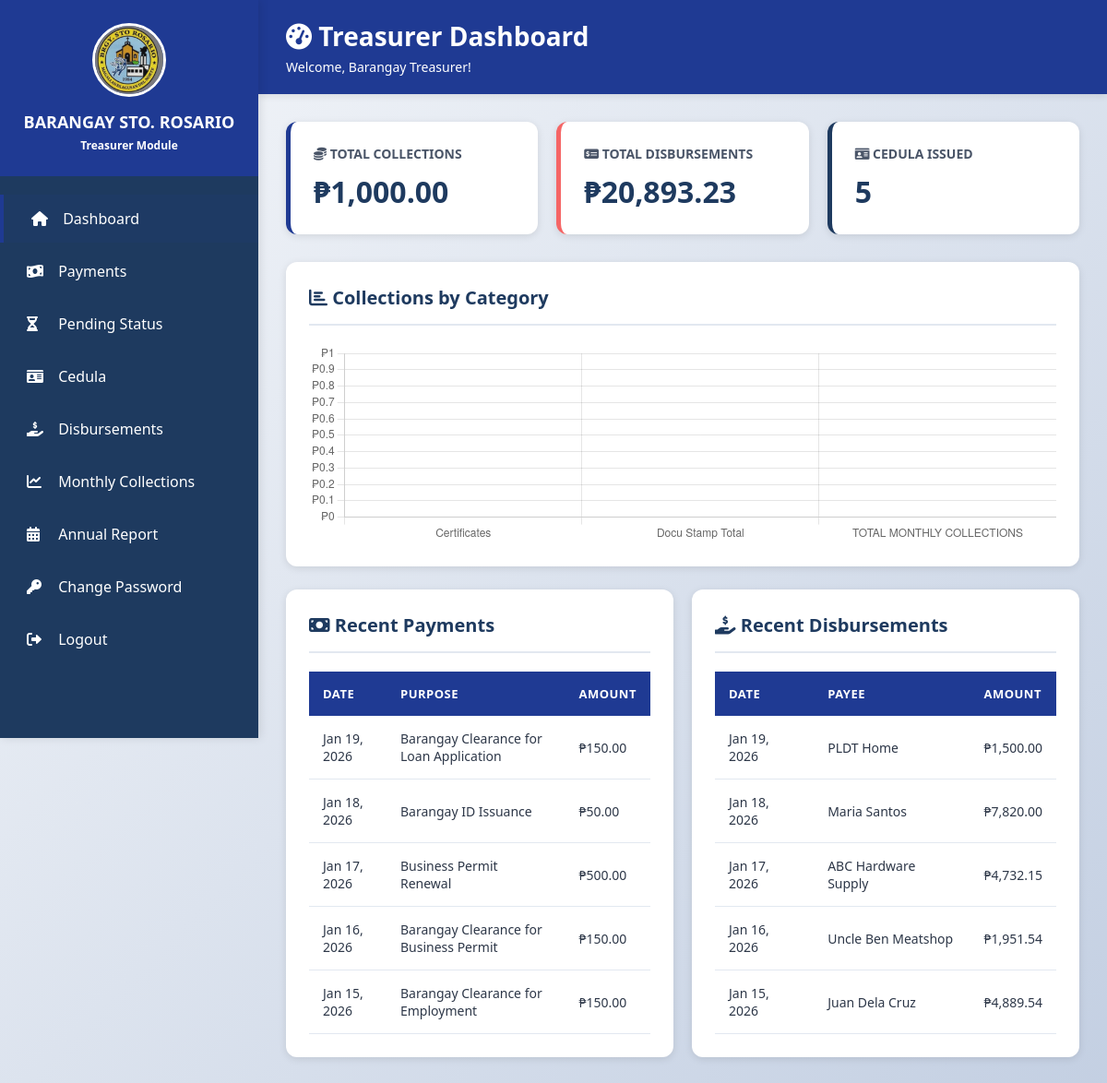
/treasurer/dashboard.php (signed in), run on the app's committed database.
### tables this page shows
CREATE TABLE IF NOT EXISTS payments (
    id INT AUTO_INCREMENT PRIMARY KEY,
    receipt_no VARCHAR(50) NOT NULL,
    payment_date DATE NOT NULL,
    payer_name VARCHAR(150) NOT NULL,
    service_type VARCHAR(100) NOT NULL,
    purpose VARCHAR(255) NOT NULL,
    operating_services VARCHAR(100),  
    amount DECIMAL(10, 2) NOT NULL,
    bir_tax DECIMAL(10, 2) DEFAULT 0,
    remarks TEXT,
    received_by INT,
    resident_id INT DEFAULT NULL,
    created_at TIMESTAMP DEFAULT CURRENT_TIMESTAMP,
    FOREIGN KEY (received_by) REFERENCES users(id) ON DELETE SET NULL
);

CREATE TABLE IF NOT EXISTS disbursements (
    id INT AUTO_INCREMENT PRIMARY KEY,
    disburse_date DATE NOT NULL,
    check_no VARCHAR(50) NOT NULL,
    or_no VARCHAR(50),
    received_date DATE,
    payee VARCHAR(150) NOT NULL,
    payee_address TEXT,
    payee_tin VARCHAR(50),
    dv_no VARCHAR(50) NOT NULL,
    amount DECIMAL(12, 2) NOT NULL,
    fund VARCHAR(100),
    payroll VARCHAR(100),
    bir VARCHAR(100),
    bir_vat_type VARCHAR(20),
    bir_gross DECIMAL(12, 2),
    bir_withholding_a DECIMAL(12, 2),
    bir_withholding_b DECIMAL(12, 2),
    purpose TEXT NOT NULL,
    release_amount DECIMAL(12, 2) NOT NULL,
    accounting_entries TEXT,
    signatory_a VARCHAR(150),
    signatory_b VARCHAR(150),
    signatory_c VARCHAR(150),
    signatory_prepared_by VARCHAR(150),
    signatory_checked_by VARCHAR(150),
    signatory_approved_by VARCHAR(150),
    signatory_received_by VARCHAR(150),
    processed_by INT,
    created_at TIMESTAMP DEFAULT CURRENT_TIMESTAMP,
    FOREIGN KEY (processed_by) REFERENCES users(id) ON DELETE SET NULL
);

### treasurer/dashboard.php (the view, shortened to what this page needs)
<?php
include "../config/database.php";
$totalCollection = $conn->query("
    SELECT COALESCE(SUM(amount), 0) AS total FROM payments
")->fetch_assoc()['total'] ?? 0;
$totalDisbursement = $conn->query("
    SELECT COALESCE(SUM(release_amount), 0) AS total FROM disbursements
")->fetch_assoc()['total'] ?? 0;
$totalCedula = $conn->query("
    SELECT COUNT(*) AS total FROM cedula
")->fetch_assoc()['total'] ?? 0;
$recentPayments = $conn->query("
    SELECT * FROM payments
    ORDER BY payment_date DESC
    LIMIT 5
");
$recentDisbursements = $conn->query("
    SELECT * FROM disbursements
    ORDER BY disburse_date DESC
    LIMIT 5
");
$chartMonth = (int) date('n');
$chartYear = (int) date('Y');
$certificates = $conn->query("
    SELECT COALESCE(SUM(amount), 0) as total
    FROM payments
    WHERE MONTH(COALESCE(payment_date, DATE(created_at))) = $chartMonth
    AND YEAR(COALESCE(payment_date, DATE(created_at))) = $chartYear
")->fetch_assoc()['total'] ?? 0;
$documentaryStampFees = $conn->query("
    SELECT COALESCE(SUM(bir_tax), 0) as total
    FROM payments
    WHERE MONTH(COALESCE(payment_date, DATE(created_at))) = $chartMonth
    AND YEAR(COALESCE(payment_date, DATE(created_at))) = $chartYear
")->fetch_assoc()['total'] ?? 0;
$totalMonthlyCollections = $certificates + $documentaryStampFees;
?>
<!DOCTYPE html>
<html lang="en">
<head>
    <link rel="stylesheet" href="../assets/css/style.css">
    <link rel="stylesheet" href="https://cdnjs.cloudflare.com/ajax/libs/font-awesome/6.0.0/css/all.min.css">
</head>
<body>
    <div class="dashboard-container">
        <aside class="sidebar">
            <div class="sidebar-header">
                <img src="../assets/images/logo.jpg" alt="Barangay Logo"
                    style="width: 80px; height: 80px; border-radius: 50%; margin-bottom: 10px; border: 3px solid #ffffff;">
                <h2>BARANGAY STO. ROSARIO</h2>
                <p>Treasurer Module</p>
            </div>
            <ul class="sidebar-menu">
                <li><a href="dashboard.php" class="active"><i class="fas fa-home"></i> Dashboard</a></li>
                <li><a href="payments/list.php"><i class="fas fa-money-bill-wave"></i> Payments</a></li>
                <li><a href="pending_payments/list.php"><i class="fas fa-hourglass-half"></i> Pending Status</a></li>
                <li><a href="cedula/list.php"><i class="fas fa-id-card"></i> Cedula</a></li>
                <li><a href="disbursement/list.php"><i class="fas fa-hand-holding-usd"></i> Disbursements</a></li>
                <li><a href="collections/monthly.php"><i class="fas fa-chart-line"></i> Monthly Collections</a></li>
                <li><a href="collections/annual.php"><i class="fas fa-calendar-alt"></i> Annual Report</a></li>
                <li><a href="change_password.php"><i class="fas fa-key"></i> Change Password</a></li>
                <li><a href="../logout.php"><i class="fas fa-sign-out-alt"></i> Logout</a></li>
            </ul>
        </aside>
        <main class="main-content">
            <div class="content-header">
                <h1><i class="fas fa-tachometer-alt"></i> Treasurer Dashboard</h1>
                <p class="text-white">Welcome,
                    <?= htmlspecialchars($_SESSION['name']) ?>!
                </p>
            </div>
            <div class="content-body">
                <div class="stats-grid">
                    <div class="stat-card">
                        <h4><i class="fas fa-coins"></i> Total Collections</h4>
                        <div class="stat-value">
                            ₱<?= number_format($totalCollection, 2) ?>
                        </div>
                    </div>
                    <div class="stat-card red">
                        <h4><i class="fas fa-money-check-alt"></i> Total Disbursements</h4>
                        <div class="stat-value">
                            ₱<?= number_format($totalDisbursement, 2) ?>
                        </div>
                    </div>
                    <div class="stat-card blue">
                        <h4><i class="fas fa-id-card"></i> Cedula Issued</h4>
                        <div class="stat-value">
                            <?= number_format($totalCedula) ?>
                        </div>
                    </div>
                </div>
                <div class="card">
                    <div class="card-header">
                        <h3><i class="fas fa-chart-bar"></i> Collections by Category</h3>
                    </div>
                    <canvas id="categoryChart" height="80"></canvas>
                </div>
                <div style="display: grid; grid-template-columns: 1fr 1fr; gap: 20px;">
                    <div class="card">
                        <div class="card-header">
                            <h3><i class="fas fa-money-bill"></i> Recent Payments</h3>
                        </div>
                        <div class="table-responsive">
                            <table>
                                <thead>
                                    <tr>
                                        <th>Date</th>
                                        <th>Purpose</th>
                                        <th>Amount</th>
                                    </tr>
                                </thead>
                                <tbody>
                                    <?php if ($recentPayments->num_rows > 0): ?>
                                    <?php while ($payment = $recentPayments->fetch_assoc()): ?>
                                    <tr>
                                        <td><?= date('M d, Y', strtotime($payment['payment_date'])) ?>
                                        </td>
                                        <td><?= htmlspecialchars($payment['purpose']) ?>
                                        </td>
                                        <td>₱<?= number_format($payment['amount'], 2) ?>
                                        </td>
                                    </tr>
                                    <?php endwhile; ?>
                                    <?php else: ?>
                                    <tr>
                                        <td colspan="3" style="text-align: center;">No recent payments</td>
                                    </tr>
                                    <?php endif; ?>
                                </tbody>
                            </table>
                        </div>
                    </div>
                    <div class="card">
                        <div class="card-header">
                            <h3><i class="fas fa-hand-holding-usd"></i> Recent Disbursements</h3>
                        </div>
                        <div class="table-responsive">
                            <table>
                                <thead>
                                    <tr>
                                        <th>Date</th>
                                        <th>Payee</th>
                                        <th>Amount</th>
                                    </tr>
                                </thead>
                                <tbody>
                                    <?php if ($recentDisbursements->num_rows > 0): ?>
                                    <?php while ($disbursement = $recentDisbursements->fetch_assoc()): ?>
                                    <tr>
                                        <td><?= date('M d, Y', strtotime($disbursement['disburse_date'])) ?>
                                        </td>
                                        <td><?= htmlspecialchars($disbursement['payee']) ?>
                                        </td>
                                        <td>₱<?= number_format($disbursement['release_amount'], 2) ?>
                                        </td>
                                    </tr>
                                    <?php endwhile; ?>
                                    <?php else: ?>
                                    <tr>
                                        <td colspan="3" style="text-align: center;">No recent disbursements</td>
                                    </tr>
                                    <?php endif; ?>
                                </tbody>
                            </table>
                        </div>
                    </div>
                </div>
            </div>
        </main>
    </div>
    <script>
        // Category Chart
        const ctx = document.getElementById('categoryChart').getContext('2d');
        new Chart(ctx, {
            type: 'bar',
            data: {
                labels: ['Certificates', 'Docu Stamp Total', 'TOTAL MONTHLY COLLECTIONS'],
                datasets: [{
                    label: 'Collections by Category',
                    data: [
                        <?= $certificates ?>
                        ,
                        <?= $documentaryStampFees ?>
                        ,
                        <?= $totalMonthlyCollections ?>
                    ],
                    backgroundColor: [
                        '#1F3A93',
                        '#4A7FCB',
                        '#6BA3E0'
                    ],
                    borderColor: [
                        '#1a3280',
                        '#3d6cb3',
                        '#5890c9'
                    ],
                    borderWidth: 2
                }]
            },
            options: {
                responsive: true,
                maintainAspectRatio: true,
                scales: {
                    y: {
                        beginAtZero: true,
                        ticks: {
                            callback: function(value) {
                                return '₱' + value.toLocaleString();
                            }
                        }
                    }
                },
                plugins: {
                    legend: {
                        display: false
                    },
                    tooltip: {
                        callbacks: {
                            label: function(context) {
                                return '₱' + context.parsed.y.toLocaleString();
                            }
                        }
                    }
                }
            }
        });
    </script>
</body>
</html>

### assets/css/style.css (style rules this page uses)
:root { --primary-yellow: #1f3a93; --dark-yellow: #1a3280; --primary-blue: #1e3a5f; --light-blue: #2c5282; --text-dark: #2d3748; --text-light: #4a5568; --white: #ffffff; --gray-light: #f7fafc; --gray-border: #e2e8f0; --success: #48bb78; --danger: #f56565; --warning: #ed8936; }
* { margin: 0; padding: 0; box-sizing: border-box; }
body { font-family: "Segoe UI", Tahoma, Geneva, Verdana, sans-serif; background: linear-gradient(135deg, #f5f7fa 0%, #c3cfe2 100%); min-height: 100vh; color: var(--text-dark); }
.dashboard-container { min-height: 100vh; display: flex; }
.sidebar { width: 280px; background: var(--primary-blue); padding: 0; box-shadow: 2px 0 10px rgba(0, 0, 0, 0.1); position: fixed; height: 100vh; overflow-y: auto; }
.sidebar-header { background: var(--primary-yellow); padding: 25px 20px; text-align: center; }
.sidebar-header h2 { color: var(--white); font-size: 18px; font-weight: 700; margin-bottom: 5px; }
.sidebar-header p { color: var(--white); font-size: 12px; font-weight: 600; }
.sidebar-menu { list-style: none; padding: 20px 0; }
.sidebar-menu li { margin-bottom: 5px; }
.sidebar-menu a { display: block; padding: 15px 25px; color: var(--white); text-decoration: none; transition: all 0.3s ease; border-left: 4px solid transparent; }
.sidebar-menu a:hover, .sidebar-menu a.active { background: rgba(31, 58, 147, 0.1); border-left-color: var(--primary-yellow); padding-left: 30px; }
.sidebar-menu a i { margin-right: 10px; width: 20px; }
.main-content { margin-left: 280px; flex: 1; padding: 0; }
.content-header { background: var(--primary-yellow); padding: 20px 30px; box-shadow: 0 2px 8px rgba(0, 0, 0, 0.1); }
.content-header h1 { color: var(--white); font-size: 28px; font-weight: 700; }
.content-header p { color: var(--white); margin: 5px 0 0 0; font-size: 14px; }
.text-white { color: var(--white); }
.content-body { padding: 30px; }
.card { background: var(--white); border-radius: 12px; padding: 25px; box-shadow: 0 2px 8px rgba(0, 0, 0, 0.1); margin-bottom: 25px; }
.card-header { border-bottom: 2px solid var(--gray-border); padding-bottom: 15px; margin-bottom: 20px; }
.card-header h3 { color: var(--primary-blue); font-size: 20px; font-weight: 600; }
.stats-grid { display: grid; grid-template-columns: repeat(auto-fit, minmax(250px, 1fr)); gap: 20px; margin-bottom: 30px; }
.stat-card { background: var(--white); padding: 25px; border-radius: 12px; box-shadow: 0 2px 8px rgba(0, 0, 0, 0.1); border-left: 5px solid var(--primary-yellow); }
.stat-card.blue { border-left-color: var(--primary-blue); }
.stat-card.red { border-left-color: var(--danger); }
.stat-card h4 { color: var(--text-light); font-size: 14px; font-weight: 600; text-transform: uppercase; margin-bottom: 10px; }
.stat-card .stat-value { font-size: 32px; font-weight: 700; color: var(--primary-blue); }
.table-responsive { overflow-x: auto; margin-top: 20px; }
table { width: 100%; border-collapse: collapse; background: var(--white); }
thead { background: var(--primary-yellow); }
thead th { padding: 15px; text-align: left; font-weight: 600; color: var(--white); text-transform: uppercase; font-size: 13px; letter-spacing: 0.5px; }
tbody tr { border-bottom: 1px solid var(--gray-border); transition: background 0.2s ease; }
tbody td { padding: 15px; color: var(--text-dark); font-size: 14px; }

### data on the page
payments: payment_date "Jan 19, 2026", purpose "Barangay Clearance for Loan Application", amount "150.00"
payments: payment_date "Jan 18, 2026", purpose "Barangay ID Issuance", amount "50.00"
payments: payment_date "Jan 17, 2026", purpose "Business Permit Renewal", amount "500.00"
payments: payment_date "Jan 16, 2026", purpose "Barangay Clearance for Business Permit", amount "150.00"
payments: payment_date "Jan 15, 2026", purpose "Barangay Clearance for Employment", amount "150.00"
disbursements: disburse_date "Jan 19, 2026", payee "PLDT Home", release_amount "1,500.00"
disbursements: disburse_date "Jan 18, 2026", payee "Maria Santos", release_amount "7,820.00"
disbursements: disburse_date "Jan 17, 2026", payee "ABC Hardware Supply", release_amount "4,732.15"
disbursements: disburse_date "Jan 16, 2026", payee "Uncle Ben Meatshop", release_amount "1,951.54"
disbursements: disburse_date "Jan 15, 2026", payee "Juan Dela Cruz", release_amount "4,889.54"

### other printed values
$_SESSION['name'] "Barangay Treasurer"
$totalCollection "1,000.00"
$totalDisbursement "20,893.23"
$totalCedula "5"
chart data {{ $certificates }} 0.00
chart data {{ $documentaryStampFees }} 0.00
chart data {{ $totalMonthlyCollections }} 0
